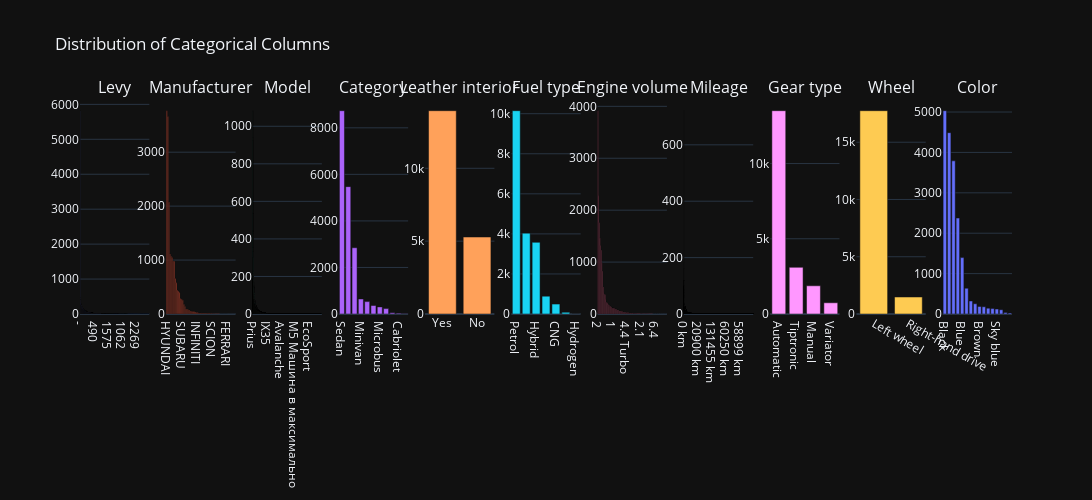

The notebook cell this image was saved under:
### Markdown cell above
### Data Cleaning

### Code cell
import plotly.graph_objects as go
from plotly.subplots import make_subplots

# Create subplots: 1 row, as many columns as categorical_cols
fig = make_subplots(rows=1, cols=len(categorical_cols),
                    subplot_titles=[f'{col}' for col in categorical_cols])

# Loop through categorical columns and add a subplot for each
for i, col in enumerate(categorical_cols):
    fig.add_trace(
        go.Bar(
            x=df[col].value_counts().index,
            y=df[col].value_counts().values
        ),
        row=1,
        col=i+1
    )

# Update layout
fig.update_layout(
    title='Distribution of Categorical Columns',
    template='plotly_dark',
    showlegend=False,
    width=400 * len(categorical_cols),   # 400px width per subplot
    height=500
)

fig.show()

### Figure 1 — Plotly figure (JSON) as saved in the notebook; plotly's stock layout.template omitted (floating-point values rounded to 4 significant figures; data arrays with more than 128 entries replaced by an {"elided": "..."} marker saying what was removed)
{"data": [{"type": "bar", "x": {"elided": "559 str values"}, "xaxis": "x", "y": {"elided": "559 int values"}, "yaxis": "y"}, {"type": "bar", "x": ["HYUNDAI", "TOYOTA", "MERCEDES-BENZ", "FORD", "CHEVROLET", "BMW", "LEXUS", "HONDA", "NISSAN", "VOLKSWAGEN", "SSANGYONG", "KIA", "OPEL", "MITSUBISHI", "SUBARU", "AUDI", "MAZDA", "JEEP", "DAEWOO", "DODGE", "FIAT", "SUZUKI", "PORSCHE", "LAND ROVER", "VAZ", "MINI", "JAGUAR", "RENAULT", "INFINITI", "CHRYSLER", "SKODA", "VOLVO", "PEUGEOT", "BUICK", "LINCOLN", "GMC", "ACURA", "CADILLAC", "DAIHATSU", "GAZ", "UAZ", "CITROEN", "SCION", "HUMMER", "ALFA ROMEO", "MASERATI", "MOSKVICH", "MERCURY", "ISUZU", "ROVER", "SAAB", "BENTLEY", "სხვა", "ROLLS-ROYCE", "ZAZ", "SEAT", "FERRARI", "HAVAL", "TESLA", "LANCIA", "LAMBORGHINI", "PONTIAC", "SATURN", "ASTON MARTIN", "GREATWALL"], "xaxis": "x2", "y": [3769, 3662, 2076, 1111, 1069, 1049, 982, 977, 660, 579, 441, 421, 397, 289, 275, 255, 183, 138, 91, 91, 78, 76, 54, 49, 48, 48, 42, 37, 30, 26, 20, 19, 17, 16, 15, 15, 15, 14, 13, 12, 12, 9, 7, 5, 4, 4, 4, 4, 4, 3, 2, 2, 2, 2, 2, 2, 2, 1, 1, 1, 1, 1, 1, 1, 1], "yaxis": "y2"}, {"type": "bar", "x": {"elided": "1590 str values"}, "xaxis": "x3", "y": {"elided": "1590 int values"}, "yaxis": "y3"}, {"type": "bar", "x": ["Sedan", "Jeep", "Hatchback", "Minivan", "Coupe", "Universal", "Microbus", "Goods wagon", "Pickup", "Cabriolet", "Limousine"], "xaxis": "x4", "y": [8736, 5473, 2847, 647, 532, 364, 306, 233, 52, 36, 11], "yaxis": "y4"}, {"type": "bar", "x": ["Yes", "No"], "xaxis": "x5", "y": [13954, 5283], "yaxis": "y5"}, {"type": "bar", "x": ["Petrol", "Diesel", "Hybrid", "LPG", "CNG", "Plug-in Hybrid", "Hydrogen"], "xaxis": "x6", "y": [10150, 4036, 3578, 892, 494, 86, 1], "yaxis": "y6"}, {"type": "bar", "x": ["2", "2.5", "1.8", "1.6", "1.5", "3.5", "2.4", "3", "1.3", "2.0 Turbo", "1.4", "4.6", "3.0 Turbo", "2.2", "2.2 Turbo", "3.3", "1.8 Turbo", "1.7", "1.4 Turbo", "3.2", "2.7", "3.6", "1", "1.6 Turbo", "2.3", "4", "1.2", "4.7", "2.5 Turbo", "4.4", "3.7", "1.5 Turbo", "5", "2.8", "5.5", "5.7", "2.4 Turbo", "2.7 Turbo", "3.5 Turbo", "1.9", "1.7 Turbo", "4.8", "3.8", "1.9 Turbo", "4.4 Turbo", "6.2", "3.2 Turbo", "0.4", "0.7", "4.2", "2.6", "1.3 Turbo", "4.7 Turbo", "2.3 Turbo", "2.8 Turbo", "4.3", "4.5", "2.9 Turbo", "5.5 Turbo", "0", "0.2", "2.9", "5.3", "1.1", "1.0 Turbo", "0.8", "2.1", "4.5 Turbo", "3.4", "0.7 Turbo", "6", "3.6 Turbo", "5.6", "4.6 Turbo", "5.4", "0.6", "1.2 Turbo", "6.3", "0.1", "5.0 Turbo", "2.1 Turbo", "6.3 Turbo", "4.0 Turbo", "5.9", "0.6 Turbo", "0.9", "20", "3.9", "6.4", "4.8 Turbo", "3.7 Turbo", "0.3", "4.2 Turbo", "0.5", "0.2 Turbo", "6.7", "6.8", "7.3", "0.8 Turbo", "3.1", "5.7 Turbo", "0.4 Turbo", "5.4 Turbo", "0.3 Turbo", "5.2", "5.8", "1.1 Turbo"], "xaxis": "x7", "y": [3916, 2277, 1760, 1462, 1321, 1228, 987, 823, 518, 408, 374, 370, 278, 227, 219, 204, 177, 157, 157, 148, 133, 123, 117, 116, 116, 108, 101, 98, 93, 81, 79, 72, 67, 58, 57, 51, 50, 49, 42, 39, 38, 34, 32, 31, 25, 25, 24, 22, 19, 18, 18, 18, 18, 16, 13, 12, 12, 12, 11, 10, 9, 9, 8, 8, 8, 8, 7, 7, 7, 6, 5, 5, 5, 5, 5, 5, 4, 4, 4, 4, 3, 3, 3, 3, 3, 2, 2, 2, 2, 2, 2, 2, 2, 1, 1, 1, 1, 1, 1, 1, 1, 1, 1, 1, 1, 1, 1], "yaxis": "y7"}, {"type": "bar", "x": {"elided": "7687 str values"}, "xaxis": "x8", "y": {"elided": "7687 int values"}, "yaxis": "y8"}, {"type": "bar", "x": ["Automatic", "Tiptronic", "Manual", "Variator"], "xaxis": "x9", "y": [13514, 3102, 1875, 746], "yaxis": "y9"}, {"type": "bar", "x": ["Left wheel", "Right-hand drive"], "xaxis": "x10", "y": [17753, 1484], "yaxis": "y10"}, {"type": "bar", "x": ["Black", "White", "Silver", "Grey", "Blue", "Red", "Green", "Orange", "Brown", "Carnelian red", "Golden", "Beige", "Sky blue", "Yellow", "Purple", "Pink"], "xaxis": "x11", "y": [5033, 4489, 3792, 2375, 1396, 639, 322, 253, 187, 179, 145, 134, 122, 106, 39, 26], "yaxis": "y11"}], "layout": {"annotations": [{"font": {"size": 16}, "showarrow": false, "text": "Levy", "x": 0.03719, "xanchor": "center", "xref": "paper", "y": 1, "yanchor": "bottom", "yref": "paper"}, {"font": {"size": 16}, "showarrow": false, "text": "Manufacturer", "x": 0.1298, "xanchor": "center", "xref": "paper", "y": 1, "yanchor": "bottom", "yref": "paper"}, {"font": {"size": 16}, "showarrow": false, "text": "Model", "x": 0.2223, "xanchor": "center", "xref": "paper", "y": 1, "yanchor": "bottom", "yref": "paper"}, {"font": {"size": 16}, "showarrow": false, "text": "Category", "x": 0.3149, "xanchor": "center", "xref": "paper", "y": 1, "yanchor": "bottom", "yref": "paper"}, {"font": {"size": 16}, "showarrow": false, "text": "Leather interior", "x": 0.4074, "xanchor": "center", "xref": "paper", "y": 1, "yanchor": "bottom", "yref": "paper"}, {"font": {"size": 16}, "showarrow": false, "text": "Fuel type", "x": 0.5, "xanchor": "center", "xref": "paper", "y": 1, "yanchor": "bottom", "yref": "paper"}, {"font": {"size": 16}, "showarrow": false, "text": "Engine volume", "x": 0.5926, "xanchor": "center", "xref": "paper", "y": 1, "yanchor": "bottom", "yref": "paper"}, {"font": {"size": 16}, "showarrow": false, "text": "Mileage", "x": 0.6851, "xanchor": "center", "xref": "paper", "y": 1, "yanchor": "bottom", "yref": "paper"}, {"font": {"size": 16}, "showarrow": false, "text": "Gear type", "x": 0.7777, "xanchor": "center", "xref": "paper", "y": 1, "yanchor": "bottom", "yref": "paper"}, {"font": {"size": 16}, "showarrow": false, "text": "Wheel", "x": 0.8702, "xanchor": "center", "xref": "paper", "y": 1, "yanchor": "bottom", "yref": "paper"}, {"font": {"size": 16}, "showarrow": false, "text": "Color", "x": 0.9628, "xanchor": "center", "xref": "paper", "y": 1, "yanchor": "bottom", "yref": "paper"}], "height": 500, "showlegend": false, "title": {"text": "Distribution of Categorical Columns"}, "width": 4400, "xaxis": {"anchor": "y", "domain": [0, 0.07438]}, "xaxis10": {"anchor": "y10", "domain": [0.8331, 0.9074]}, "xaxis11": {"anchor": "y11", "domain": [0.9256, 1.0]}, "xaxis2": {"anchor": "y2", "domain": [0.09256, 0.1669]}, "xaxis3": {"anchor": "y3", "domain": [0.1851, 0.2595]}, "xaxis4": {"anchor": "y4", "domain": [0.2777, 0.3521]}, "xaxis5": {"anchor": "y5", "domain": [0.3702, 0.4446]}, "xaxis6": {"anchor": "y6", "domain": [0.4628, 0.5372]}, "xaxis7": {"anchor": "y7", "domain": [0.5554, 0.6298]}, "xaxis8": {"anchor": "y8", "domain": [0.6479, 0.7223]}, "xaxis9": {"anchor": "y9", "domain": [0.7405, 0.8149]}, "yaxis": {"anchor": "x", "domain": [0, 1]}, "yaxis10": {"anchor": "x10", "domain": [0, 1]}, "yaxis11": {"anchor": "x11", "domain": [0, 1]}, "yaxis2": {"anchor": "x2", "domain": [0, 1]}, "yaxis3": {"anchor": "x3", "domain": [0, 1]}, "yaxis4": {"anchor": "x4", "domain": [0, 1]}, "yaxis5": {"anchor": "x5", "domain": [0, 1]}, "yaxis6": {"anchor": "x6", "domain": [0, 1]}, "yaxis7": {"anchor": "x7", "domain": [0, 1]}, "yaxis8": {"anchor": "x8", "domain": [0, 1]}, "yaxis9": {"anchor": "x9", "domain": [0, 1]}}}
